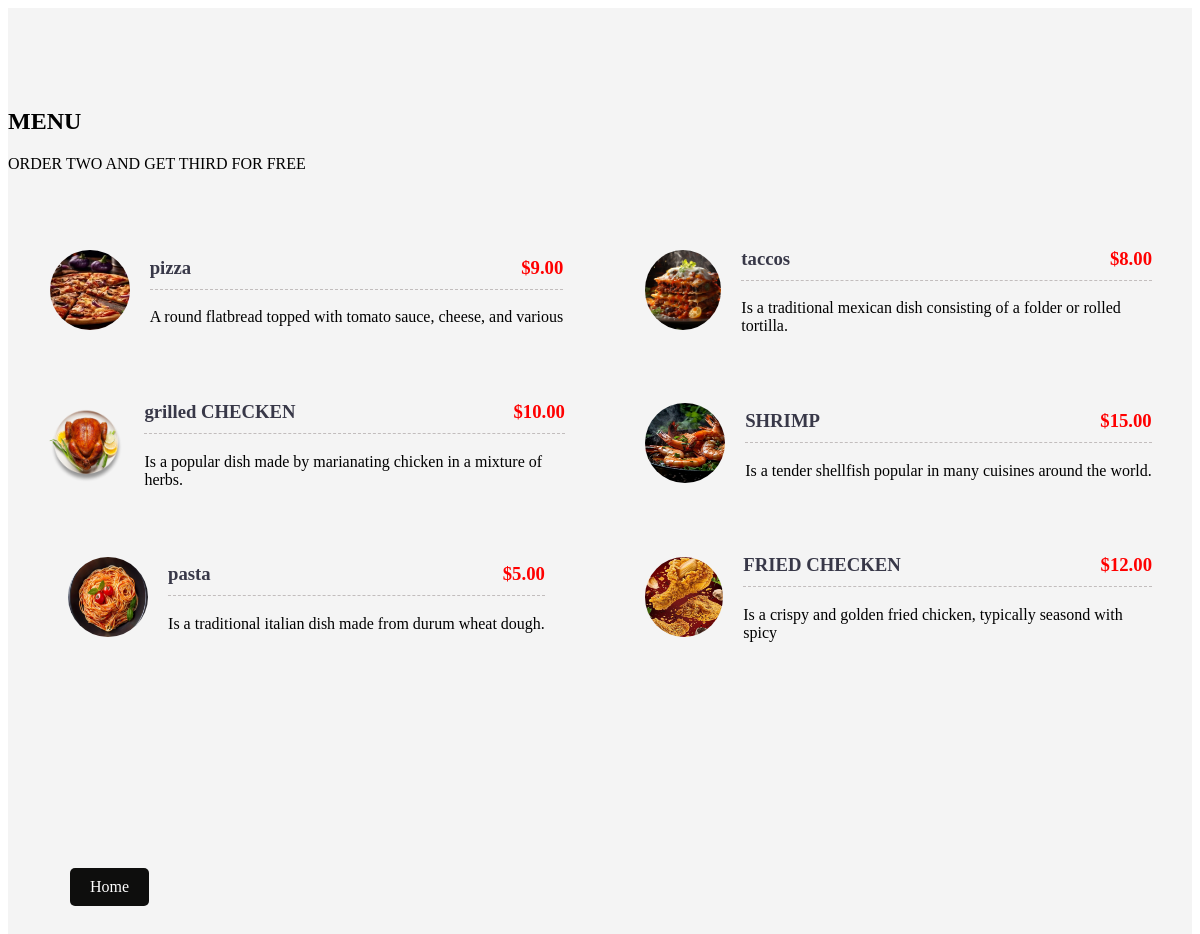
Page /menu.php on the committed database.
### tables this page shows
CREATE TABLE `menu_items` (
  `id` int(11) NOT NULL,
  `name` varchar(100) DEFAULT NULL,
  `price` decimal(5,2) DEFAULT NULL,
  `description` text DEFAULT NULL,
  `image` varchar(255) DEFAULT NULL
);

### menu.php (the view, shortened to what this page needs)
<?php
include 'config.php';
$sql = "SELECT * FROM menu_items";
$result = $conn->query($sql);
?>
<!DOCTYPE html>
<html lang="en">
<head>
    <link rel="stylesheet" href="style.css">
</head>
<body>
<section id="menu">
    <div class="container">
        <div class="title">
            <h2> MENU </h2>
            <p> ORDER TWO AND GET THIRD FOR FREE </p>
        </div>
        <div class="menu-items">
            <?php
            if ($result->num_rows > 0) {
                $items = [];
                while ($row = $result->fetch_assoc()) {
                    $items[] = $row;
                }
                $half = ceil(count($items) / 2);
                echo '<div class="menu-items-left">';
                for ($i = 0; $i < $half; $i++) {
                    echo '<div class="menu-item">';
                    echo '<img src="' . $items[$i]['image'] . '" alt="' . htmlspecialchars($items[$i]['name']) . '">';
                    echo '<div>';
                    echo '<h3>' . htmlspecialchars($items[$i]['name']) . '<span class="primary-text">$' . $items[$i]['price'] . '</span></h3>';
                    echo '<p>' . htmlspecialchars($items[$i]['description']) . '</p>';
                    echo '</div>';
                    echo '</div>';
                }
                echo '</div>';
                echo '<div class="menu-items-right">';
                for ($i = $half; $i < count($items); $i++) {
                    echo '<div class="menu-item">';
                    echo '<img src="' . $items[$i]['image'] . '" alt="' . htmlspecialchars($items[$i]['name']) . '">';
                    echo '<div>';
                    echo '<h3>' . htmlspecialchars($items[$i]['name']) . '<span class="primary-text">$' . $items[$i]['price'] . '</span></h3>';
                    echo '<p>' . htmlspecialchars($items[$i]['description']) . '</p>';
                    echo '</div>';
                    echo '</div>';
                }
                echo '</div>';
            } else {
                echo "<p>لا توجد أصناف حالياً.</p>";
            }
            ?>
        </div>
        <a href="index.php" class="btn btn-secondary"> Home </a>
    </div>
</section>
</body>
</html>

### style.css (style rules this page uses)
.btn-secondary { position: fixed; bottom: 70px; left: 70px; background-color: #0e0e0d; color: white; text-decoration: none; padding: 10px 20px; border-radius: 5px; font-size: 1rem; transition: all 0.3s ease; z-index: 100; }

### menu.php (style rules this page uses)
#menu { height:100vh; background: #f4f4f4; padding: 5rem 0; }
#menu .menu-items { display: flex; justify-content: center; align-items: center; }
#menu .menu-items .menu-item { display: flex; justify-content: center; align-items: center; margin: 40px; }
#menu .menu-items .menu-item img { width: 80px; height: 80px; border-radius: 50%; background-size: contain; margin-right: 20px; }
#menu .menu-items .menu-item h3 { color:#383848; border-bottom: 1px dashed #c2bdbd; padding-bottom: 10px; position: relative; }
#menu .menu-items .menu-item span { position: absolute; top: 0px; right: 0px; color: red; }
#menu .menu-items .menu-item p { margin-top: 10px; }

### rows in the picture
menu_items: image (picture), name "pizza", price "9.00", description "A round flatbread topped with tomato sauce, cheese, and various"
menu_items: image (picture), name "grilled CHECKEN", price "10.00", description "Is a popular dish made by marianating chicken in a mixture of herbs."
menu_items: image (picture), name "pasta", price "5.00", description "Is a traditional italian dish made from durum wheat dough."
menu_items: image (picture), name "taccos", price "8.00", description "Is a traditional mexican dish consisting of a folder or rolled tortilla."
menu_items: image (picture), name "SHRIMP", price "15.00", description "Is a tender shellfish popular in many cuisines around the world."
menu_items: image (picture), name "FRIED CHECKEN", price "12.00", description "Is a crispy and golden fried chicken, typically seasond with spicy"
